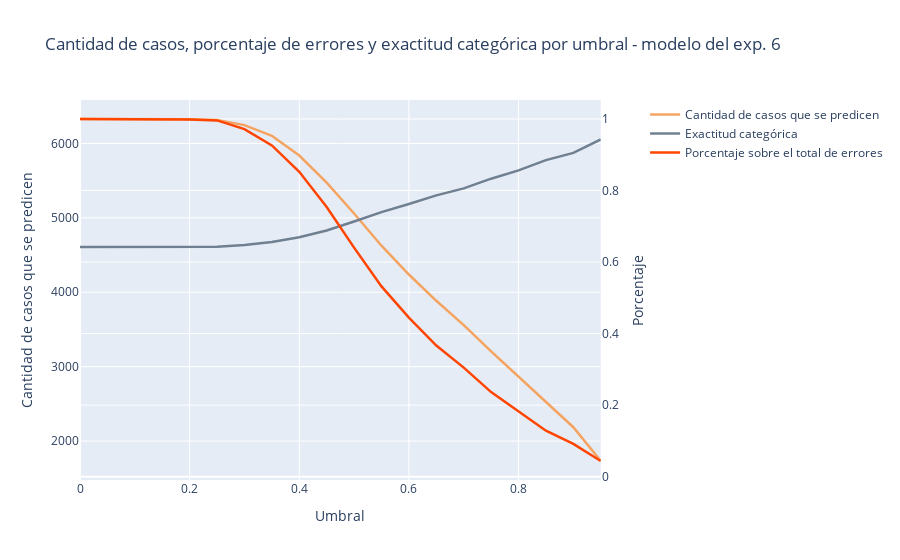
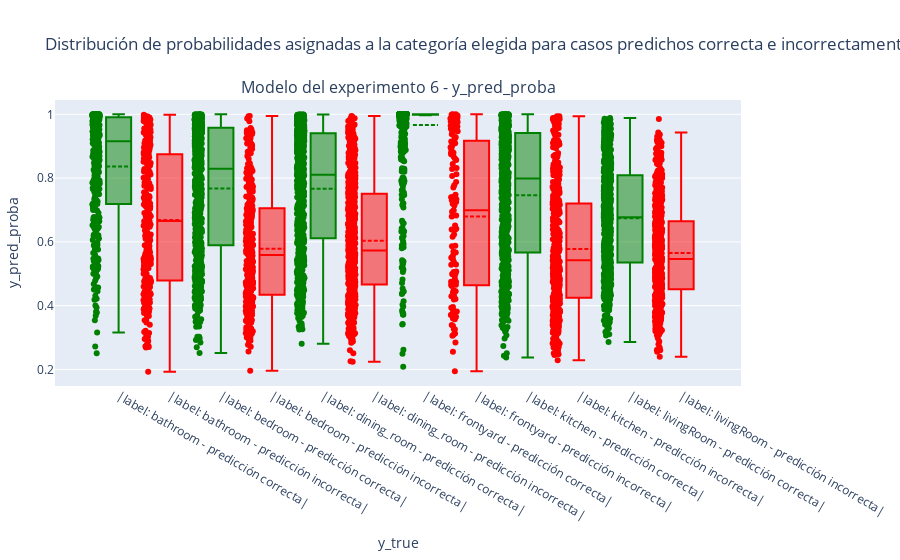

Source (notebook cell) for these figures, in order:
### Code cell
for path, dataset, exp in [(path1, dataset1, '2'), (path2, dataset2, '6')][1:]:
    model, test_generator, validation_generator, test_dataset_path = load_model(path, dataset)

    df_pred_test = get_df_pred(model, test_generator, test_dataset_path)

    d = print_pred_proba_error_by_category(df_pred_test)

    d = print_error_by_category(df_pred_test)

    errors, pct, rights, counts = get_error_by_threshold(df_pred_test)

    plot_errors_and_pct_series(pct, rights, counts, exp)
    
    plot_distribution_of_features_by_label(df_pred_test, features=['y_pred_proba'], exp=exp)
    
    print()
    print()
    print()
    print()

### Figure 1 — Plotly figure (JSON) as saved in the notebook; plotly's stock layout.template omitted (floating-point values rounded to 4 significant figures)
{"data": [{"line": {"color": "sandybrown", "width": 2.5}, "name": "Cantidad de casos que se predicen", "opacity": 1, "showlegend": true, "type": "scatter", "x": [0, 0.05, 0.1, 0.15, 0.2, 0.25, 0.3, 0.35, 0.4, 0.45, 0.5, 0.55, 0.6, 0.65, 0.7, 0.75, 0.8, 0.85, 0.9, 0.95], "y": [6328, 6328, 6328, 6328, 6325, 6315, 6246, 6103, 5837, 5474, 5058, 4625, 4238, 3885, 3558, 3206, 2863, 2533, 2186, 1732]}, {"line": {"color": "slategrey", "width": 2.5}, "name": "Exactitud categórica", "opacity": 1, "showlegend": true, "type": "scatter", "x": [0, 0.05, 0.1, 0.15, 0.2, 0.25, 0.3, 0.35, 0.4, 0.45, 0.5, 0.55, 0.6, 0.65, 0.7, 0.75, 0.8, 0.85, 0.9, 0.95], "xaxis": "x", "y": [0.6422, 0.6422, 0.6422, 0.6422, 0.6425, 0.6429, 0.6478, 0.6564, 0.6694, 0.6882, 0.7133, 0.7397, 0.7624, 0.7864, 0.8061, 0.8331, 0.8564, 0.8851, 0.9053, 0.9428], "yaxis": "y2"}, {"line": {"color": "orangered", "width": 2.5}, "name": "Porcentaje sobre el total de errores", "opacity": 1, "showlegend": true, "type": "scatter", "x": [0, 0.05, 0.1, 0.15, 0.2, 0.25, 0.3, 0.35, 0.4, 0.45, 0.5, 0.55, 0.6, 0.65, 0.7, 0.75, 0.8, 0.85, 0.9, 0.95], "xaxis": "x", "y": [1, 1, 1, 1, 0.9987, 0.996, 0.9717, 0.9262, 0.8525, 0.754, 0.6405, 0.5318, 0.4448, 0.3666, 0.3048, 0.2363, 0.1815, 0.1285, 0.09143, 0.04373], "yaxis": "y2"}], "layout": {"title": {"text": "Cantidad de casos, porcentaje de errores y exactitud categórica por umbral - modelo del exp. 6"}, "xaxis": {"anchor": "y", "domain": [0, 0.94], "title": {"text": "Umbral"}}, "yaxis": {"anchor": "x", "domain": [0, 1], "title": {"text": "Cantidad de casos que se predicen"}}, "yaxis2": {"anchor": "x", "overlaying": "y", "side": "right", "title": {"text": "Porcentaje"}}}}

### Figure 2 — Plotly figure (JSON) as saved in the notebook; plotly's stock layout.template omitted (floating-point values rounded to 4 significant figures; data arrays with more than 128 entries replaced by an {"elided": "..."} marker saying what was removed)
{"data": [{"boxmean": true, "boxpoints": "all", "customdata": {"elided": "342x5 mixed values"}, "hovertemplate": "y_true=%{customdata[0]}<br>y_pred=%{customdata[1]}<br>y_pred_proba=%{customdata[2]}<br>filename=%{customdata[3]}<br>right_predicted=%{customdata[4]}", "jitter": 0.3, "marker": {"color": "green"}, "name": "|label: bathroom - predicción correcta|", "pointpos": -1.8, "type": "box", "xaxis": "x", "y": {"elided": "342 float values"}, "yaxis": "y"}, {"boxmean": true, "boxpoints": "all", "customdata": {"elided": "298x5 mixed values"}, "hovertemplate": "y_true=%{customdata[0]}<br>y_pred=%{customdata[1]}<br>y_pred_proba=%{customdata[2]}<br>filename=%{customdata[3]}<br>right_predicted=%{customdata[4]}", "jitter": 0.3, "marker": {"color": "red"}, "name": "|label: bathroom - predicción incorrecta|", "pointpos": -1.8, "type": "box", "xaxis": "x", "y": {"elided": "298 float values"}, "yaxis": "y"}, {"boxmean": true, "boxpoints": "all", "customdata": {"elided": "636x5 mixed values"}, "hovertemplate": "y_true=%{customdata[0]}<br>y_pred=%{customdata[1]}<br>y_pred_proba=%{customdata[2]}<br>filename=%{customdata[3]}<br>right_predicted=%{customdata[4]}", "jitter": 0.3, "marker": {"color": "green"}, "name": "|label: bedroom - predicción correcta|", "pointpos": -1.8, "type": "box", "xaxis": "x", "y": {"elided": "636 float values"}, "yaxis": "y"}, {"boxmean": true, "boxpoints": "all", "customdata": {"elided": "326x5 mixed values"}, "hovertemplate": "y_true=%{customdata[0]}<br>y_pred=%{customdata[1]}<br>y_pred_proba=%{customdata[2]}<br>filename=%{customdata[3]}<br>right_predicted=%{customdata[4]}", "jitter": 0.3, "marker": {"color": "red"}, "name": "|label: bedroom - predicción incorrecta|", "pointpos": -1.8, "type": "box", "xaxis": "x", "y": {"elided": "326 float values"}, "yaxis": "y"}, {"boxmean": true, "boxpoints": "all", "customdata": {"elided": "644x5 mixed values"}, "hovertemplate": "y_true=%{customdata[0]}<br>y_pred=%{customdata[1]}<br>y_pred_proba=%{customdata[2]}<br>filename=%{customdata[3]}<br>right_predicted=%{customdata[4]}", "jitter": 0.3, "marker": {"color": "green"}, "name": "|label: dining_room - predicción correcta|", "pointpos": -1.8, "type": "box", "xaxis": "x", "y": {"elided": "644 float values"}, "yaxis": "y"}, {"boxmean": true, "boxpoints": "all", "customdata": {"elided": "565x5 mixed values"}, "hovertemplate": "y_true=%{customdata[0]}<br>y_pred=%{customdata[1]}<br>y_pred_proba=%{customdata[2]}<br>filename=%{customdata[3]}<br>right_predicted=%{customdata[4]}", "jitter": 0.3, "marker": {"color": "red"}, "name": "|label: dining_room - predicción incorrecta|", "pointpos": -1.8, "type": "box", "xaxis": "x", "y": {"elided": "565 float values"}, "yaxis": "y"}, {"boxmean": true, "boxpoints": "all", "customdata": {"elided": "1116x5 mixed values"}, "hovertemplate": "y_true=%{customdata[0]}<br>y_pred=%{customdata[1]}<br>y_pred_proba=%{customdata[2]}<br>filename=%{customdata[3]}<br>right_predicted=%{customdata[4]}", "jitter": 0.3, "marker": {"color": "green"}, "name": "|label: frontyard - predicción correcta|", "pointpos": -1.8, "type": "box", "xaxis": "x", "y": {"elided": "1116 float values"}, "yaxis": "y"}, {"boxmean": true, "boxpoints": "all", "customdata": {"elided": "117x5 mixed values"}, "hovertemplate": "y_true=%{customdata[0]}<br>y_pred=%{customdata[1]}<br>y_pred_proba=%{customdata[2]}<br>filename=%{customdata[3]}<br>right_predicted=%{customdata[4]}", "jitter": 0.3, "marker": {"color": "red"}, "name": "|label: frontyard - predicción incorrecta|", "pointpos": -1.8, "type": "box", "xaxis": "x", "y": [0.3258, 0.1946, 0.9466, 0.7335, 0.8063, 0.5278, 0.5881, 0.9961, 0.9439, 0.725, 0.9791, 0.962, 0.5665, 0.4996, 0.4415, 0.339, 0.9493, 0.844, 0.9298, 0.4978, 0.6233, 0.2843, 0.8616, 0.3744, 0.4748, 0.3087, 0.3704, 0.7476, 0.9532, 0.9008, 0.9923, 0.8963, 0.4205, 0.9984, 0.5051, 0.9606, 0.396, 0.8315, 0.3573, 0.5375, 0.8819, 0.8791, 0.4453, 0.3855, 0.7703, 0.3258, 0.9776, 0.4649, 0.507, 0.9949, 1.0, 0.9642, 0.4993, 0.699, 0.5695, 0.8805, 0.4867, 0.9374, 0.6791, 0.6825, 0.8897, 0.7405, 0.5451, 0.7198, 0.4753, 0.857, 0.4484, 0.6378, 0.9233, 0.529, 0.74, 0.2556, 0.9989, 0.4287, 0.8118, 0.6409, 0.7339, 0.7303, 0.4617, 0.393, 0.8745, 0.3058, 0.6156, 0.4658, 0.9741, 0.4194, 0.5866, 0.3123, 0.9666, 0.9999, 0.9549, 0.8673, 0.3815, 0.7141, 0.6386, 0.422, 0.9672, 0.8284, 0.9762, 0.4313, 0.9509, 0.5501, 0.9277, 0.4296, 0.9888, 0.7874, 0.3648, 0.3593, 0.5572, 0.9985, 0.6514, 0.9089, 0.9866, 0.9144, 0.7773, 0.6945, 0.3359], "yaxis": "y"}, {"boxmean": true, "boxpoints": "all", "customdata": {"elided": "706x5 mixed values"}, "hovertemplate": "y_true=%{customdata[0]}<br>y_pred=%{customdata[1]}<br>y_pred_proba=%{customdata[2]}<br>filename=%{customdata[3]}<br>right_predicted=%{customdata[4]}", "jitter": 0.3, "marker": {"color": "green"}, "name": "|label: kitchen - predicción correcta|", "pointpos": -1.8, "type": "box", "xaxis": "x", "y": {"elided": "706 float values"}, "yaxis": "y"}, {"boxmean": true, "boxpoints": "all", "customdata": {"elided": "428x5 mixed values"}, "hovertemplate": "y_true=%{customdata[0]}<br>y_pred=%{customdata[1]}<br>y_pred_proba=%{customdata[2]}<br>filename=%{customdata[3]}<br>right_predicted=%{customdata[4]}", "jitter": 0.3, "marker": {"color": "red"}, "name": "|label: kitchen - predicción incorrecta|", "pointpos": -1.8, "type": "box", "xaxis": "x", "y": {"elided": "428 float values"}, "yaxis": "y"}, {"boxmean": true, "boxpoints": "all", "customdata": {"elided": "620x5 mixed values"}, "hovertemplate": "y_true=%{customdata[0]}<br>y_pred=%{customdata[1]}<br>y_pred_proba=%{customdata[2]}<br>filename=%{customdata[3]}<br>right_predicted=%{customdata[4]}", "jitter": 0.3, "marker": {"color": "green"}, "name": "|label: livingRoom - predicción correcta|", "pointpos": -1.8, "type": "box", "xaxis": "x", "y": {"elided": "620 float values"}, "yaxis": "y"}, {"boxmean": true, "boxpoints": "all", "customdata": {"elided": "530x5 mixed values"}, "hovertemplate": "y_true=%{customdata[0]}<br>y_pred=%{customdata[1]}<br>y_pred_proba=%{customdata[2]}<br>filename=%{customdata[3]}<br>right_predicted=%{customdata[4]}", "jitter": 0.3, "marker": {"color": "red"}, "name": "|label: livingRoom - predicción incorrecta|", "pointpos": -1.8, "type": "box", "xaxis": "x", "y": {"elided": "530 float values"}, "yaxis": "y"}], "layout": {"annotations": [{"font": {"size": 16}, "showarrow": false, "text": "Modelo del experimento 6 - y_pred_proba", "x": 0.5, "xanchor": "center", "xref": "paper", "y": 1, "yanchor": "bottom", "yref": "paper"}], "margin": {"b": 80, "l": 40, "r": 30, "t": 100}, "showlegend": false, "title": {"text": "Distribución de probabilidades asignadas a la categoría elegida para casos predichos correcta e incorrectamente"}, "xaxis": {"anchor": "y", "domain": [0, 1], "title": {"text": "y_true"}}, "yaxis": {"anchor": "x", "autorange": true, "domain": [0, 1], "gridcolor": "rgb(255, 255, 255)", "gridwidth": 1, "showgrid": true, "title": {"text": "y_pred_proba"}, "zeroline": true, "zerolinecolor": "rgb(255, 255, 255)", "zerolinewidth": 2}}}
